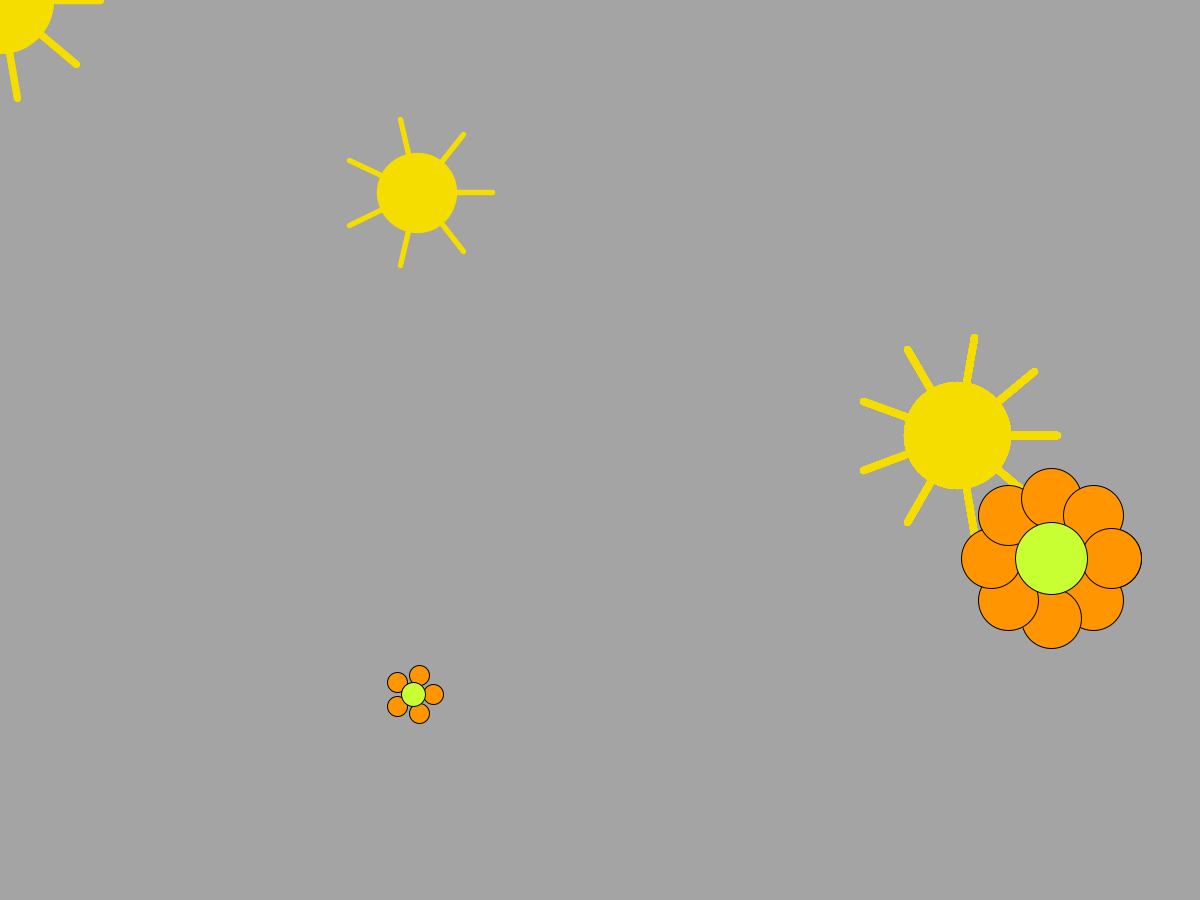
Frame 1 (no input)
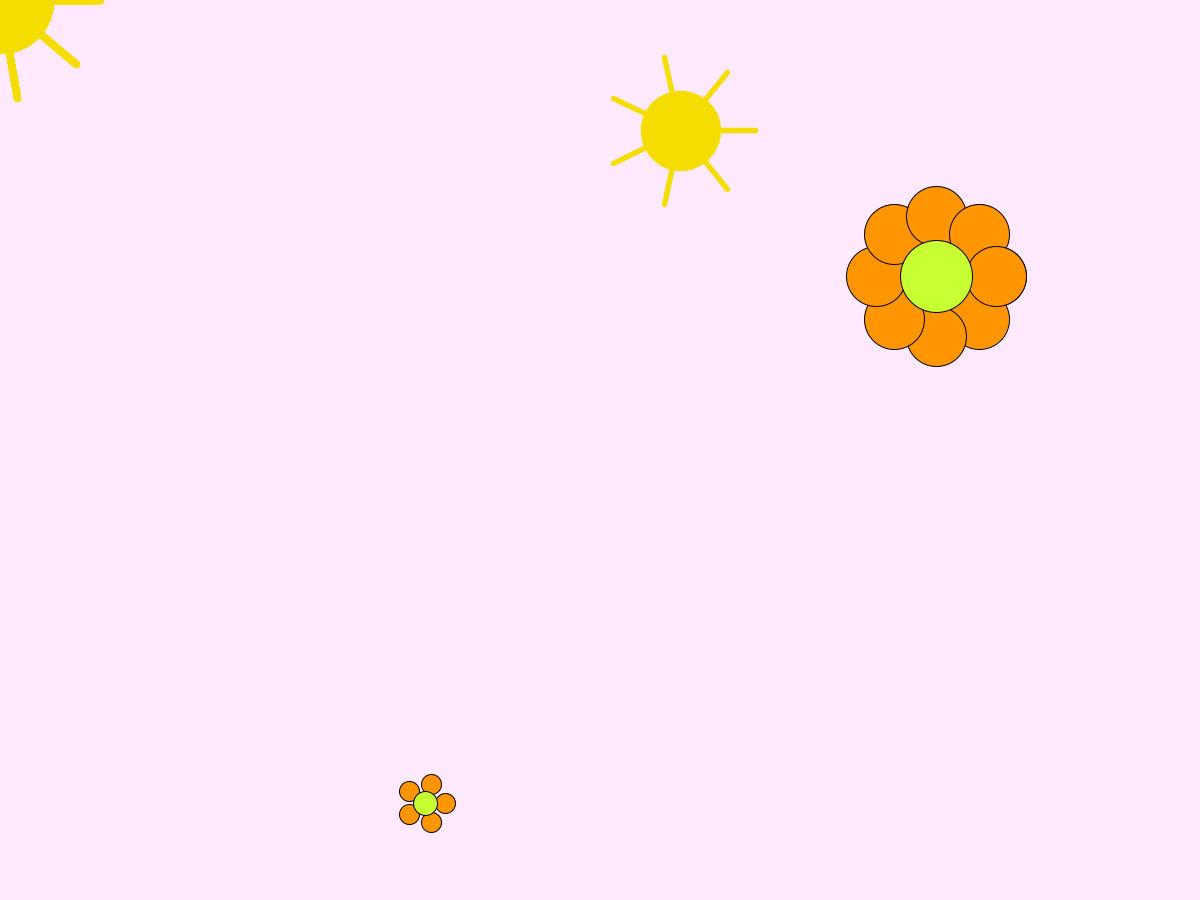
Frame 60 (the mouse pressed at the canvas centre just before this capture)
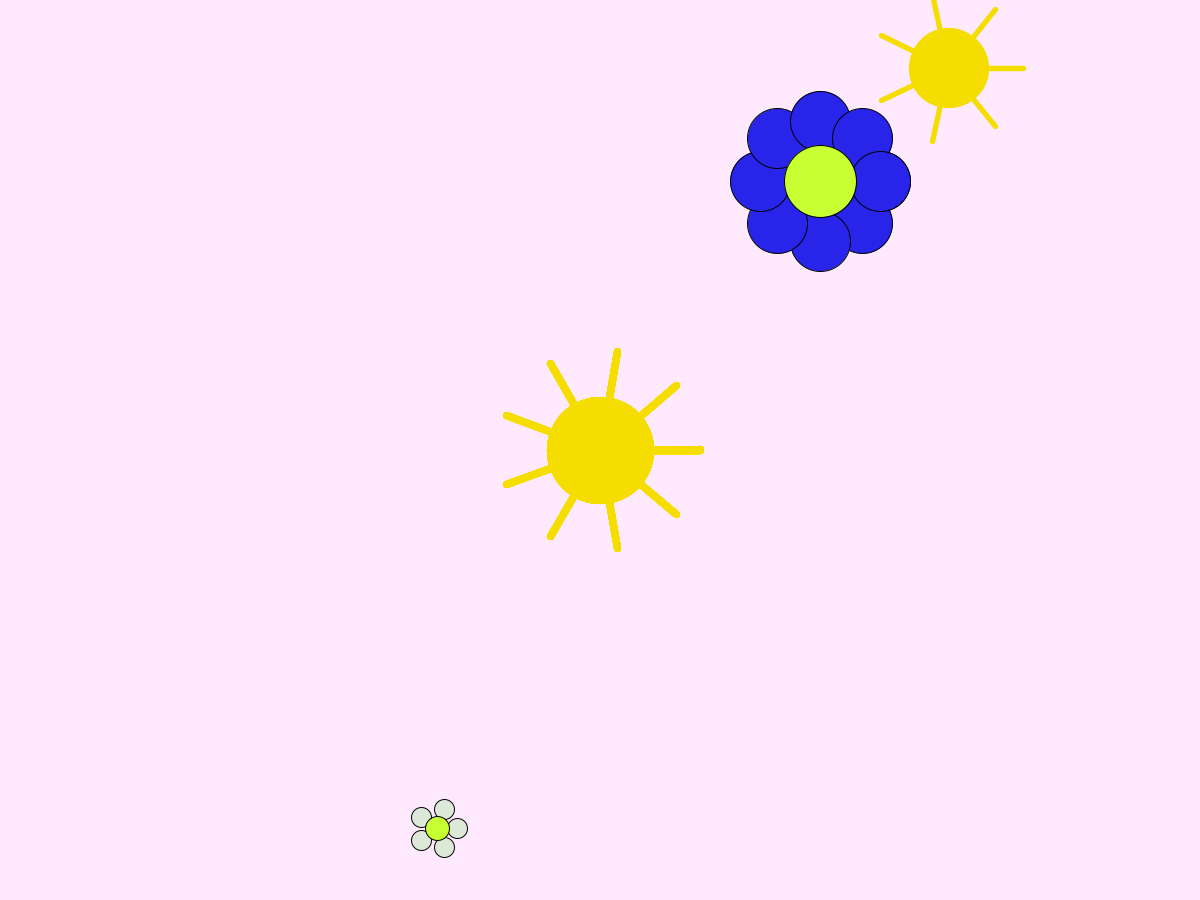
Frame 120 (the mouse held since frame 60 and released just before this capture)

The Processing sketch that drew these frames (run headless with seeded random() and noise(); from frame 60 on, the mouse is pressed at the canvas centre):

// Processing sketch: Classes
// ── Classes.pde
// Array for classes
Flower[] Flowers = new Flower[10];    // Laver et Flowers array som indeholder Flower-classen
Sun[] Suns = new Sun[10];    // Laver et Suns array som indeholder Sun-classen

// Array for diverse integer variabler. Der bliver oplyst inde i selve {} hvilke værdier de første variabler skal foretage sig.
int[] FlowerRadius = { 60, 20, 40, 50 };
int[] SunRadius = {100, 75};  
int[] Petals = {8, 5, 10};   
int[] Rays = {9, 7, 8};    

// Array for diverse float variabler. Der bliver oplyst inde i selve {} hvilke værdier de første variabler skal foretage sig.
float[] Colour = {random(0, 255), random(0, 255)};

int num = 20;
Sun[] SunTrail;    // Laver et array SunTrail som indeholder classen Sun, der er dog ikke blevet specificeret hvor mange.

void setup() {    // Her bliver tingene kun "tegnet" 1 gang.
  size (1200, 900);    // Størrelsen på lærred / vinduet der bliver lavet.

  // Lokale float arrays
  float[] xPosition = {random(100, width - 100), random(200, width - 100), random(100, width - 100), random(100, width - 100)};
  float[] yPosition = {random(100, width - 100), random(200, width - 100), random(100, width - 100), random(100, width - 100)};

  // Lokale float variabler
  int pc = #FF9500;
  int sc = #F5DD00;
  int rc = #F5DD00;

  // Specificere hvilke værdier og variabler diverse Flower i Flowers-array skal have. Hvis ikke oplyst er default 0.
  Flowers[0] = new Flower(FlowerRadius[0], Petals[0], xPosition[0], yPosition[0], pc);
  Flowers[1] = new Flower(FlowerRadius[1], Petals[1], xPosition[1], yPosition[1], pc);

  // Specificere hvilke værdier og variabler diverse Sun i Suns-array skal have. Hvis ikke værdi givet, er den defeault værdi 0.
  Suns[0] = new Sun(xPosition[2], yPosition[2], SunRadius[0], sc, rc, Rays[0]);
  Suns[1] = new Sun(xPosition[3], yPosition[3], SunRadius[1], sc, rc, Rays[1]);

  SunTrail = new Sun[50];    // Her giver jeg SunTrail arrayet et specifik nummer af Sun-class den skal lave.

  // Den Sun class som SunTrail indeholder, får alle en specific værdi.
  for (int i = 0; i < num; i++) {    // Et for loop hvor "i" får nogle værdier, den er lig 0 men også mindre end variablen num og den addere med sig selv hver gang "i++"
    SunTrail[i] = new Sun(xPosition[2], yPosition[2], SunRadius[0], sc, rc, Rays[0]);    // Fortæller at hver eneste gang SunTrail[i] bliver fremkaldt, så har de disse oplyste værdier.
  }
}

void draw() {
  background(#FFE9FF);    // Canvas farve

  // Float variabler for distancen for (x, y) mellem classen i Suns-arrayet og classen i Flowers-arrayet.
  float DistanceBetweenClass0 = dist(Suns[0].x, Suns[0].y, Flowers[0].x, Flowers[0].y);
  float DistanceBetweenClass0And1 = dist(Suns[0].x, Suns[0].y, Flowers[1].x, Flowers[1].y);

  // Float variabler for hitbox mellem Suns[0] og diverse Flower classes i Flowers-arrayet. Dette gøres ved udregnelse af deres radius.
  float Suns0AndFlower0 = Suns[0].r + Flowers[0].r;
  float Suns0AndFlower1 = Suns[0].r + Flowers[1].r;

  // If funktion for hvad der skal ske når Suns[0] overlapper med diverse classes i Flowers-arrayet
  if ( DistanceBetweenClass0 <= Suns0AndFlower0) {    // Hvis distancen mellem Suns[0].x og y + Flowers[0].x og y, er mindre eller lig med Suns[0] + Flowers[0] radius, så skal der ske noget
    background(Colour[0]);
  } else if ( DistanceBetweenClass0And1 <= Suns0AndFlower1 ) {    // Hvis distancen mellem Suns[0].x og y + Flowers[1].x og y, er mindre eller lig med Suns[0] + Flowers[1] radius, så skal der ske noget
    background(Colour[1]);
  }

  for (int i = num - 1; i > 0; i--) {    // Et for loop som siger at i = variablen num - 1, mens i er større end 0 og at i hver gang bliver 1 mindre "i--"
    SunTrail[i].x = SunTrail[i - 1].x;    // Denne linje fortæller at hver eneste SunTrail[i].x position, er lig med SunTrail[i - 1].x position. 
    SunTrail[i].y = SunTrail[i - 1].y;    // Denne linje fortæller at hver eneste SunTrail[i].y position, er lig med SunTrail[i - 1].y position.
  }    // Eksempelvis at når SunTrail[42] bliver lavet, så har den en (x, y). Dens (x, y)-værdi bliver 1 mindre: SunTrail[42] = (92, 100) så vil SunTrail[41] = (91, 99) osv.

  SunTrail[0].x = mouseX;    // Giver den første class i SunTrail-arrayet dens x-værdi
  SunTrail[0].y = mouseY;    // Giver den første class i SunTrail-arrayet dens y-værdi

  for (int i = 0; i < num; i++) {    // Et for loop hvor "i" får nogle værdier, den er lig 0 men også mindre end variablen num og den addere med sig selv hver gang "i++"
    SunTrail[i].display();    // Hver eneste class i SunTrail-arrayet bliver koblet sammen med funktionen display.
  }


  // Sammensætning af diverse classes, dette giver dem de forskellige funktioner som de er koblet sammen med.
  Suns[0].MousePosition();
  Suns[0].display();
  Suns[0].overlap(Suns[1]);

  Suns[1].display();
  Suns[1].bounce();
  Suns[1].move();
  Suns[1].overlap(Suns[0]);


  Flowers[0].display();
  Flowers[0].move();
  Flowers[0].bounce();
  Flowers[0].ColorChange();
  Flowers[0].overlaps(Flowers[1]);

  Flowers[1].display();
  Flowers[1].move();
  Flowers[1].bounce();
  Flowers[1].ColorChange();
  Flowers[1].overlaps(Flowers[0]);
}

void mouseClicked() {    // Funktion for hvad der skal ske når man klikker på musen
  Flowers[0].reset();  // reset funktionen bliver aktiv
  Flowers[1].reset();  // reset funktionen bliver aktiv
  Suns[1].reset();  // reset funktionen bliver aktiv
}

// ── FlowerClass.pde
class Flower {

  // Float variabler
  float r;
  float x; 
  float y;
  float SpeedX = random(-5, 10);
  float SpeedY = random(-5, 10);
  Flower lastCollision;

  // Integer variabler
  int n_petals;
  int petalColor;

  Flower(float temp_r, int temp_n_petals, float temp_x, float temp_y, int temp_petalColor) {    // Template for flower klassen
    r = temp_r;
    n_petals = temp_n_petals;
    x = temp_x;
    y = temp_y;
    petalColor = temp_petalColor;
  }

  void display () {    // Fortæller hvad der skal vises når display funktionen bliver kaldt

    // Lokale float variabler
    float CenterX;
    float CenterY;  

    stroke(0);
    strokeWeight(1);
    fill(petalColor);    // Farven for bladende
    for (float i=0; i<PI * 2; i += 2 * PI / n_petals) {    // Array for bladende
      CenterX = x + r*cos(i);
      CenterY = y + r*sin(i);

      ellipse(CenterX, CenterY, r, r);
    }

    fill(200, 255, 50);
    ellipse(x, y, r * 1.2, r * 1.2);
  }

  // Der laves en move class.
  void move() {    // Class for at give bevægelse til x og y koordinatet
    x += SpeedX;
    y += SpeedY;
  }

  float bounce() {    // Bounce funktion som afgrænser hvad der skal ske når x og y koordinaterne når siderne
    if (x >= width - 1.5 * r || x <= 0 + 1.5 * r) {    // If funktion for hvad der sker når X-koordinaterne rammer siderne
      SpeedX *= -1;    // Hastigheden på SpeedX når funktionen er opfyldt
    }
    if (y >= height - 1.5 * r || y <= 0 + 1.5 * r) {    // If funktion for hvad der sker når Y-koordinaterne rammer siderne
      SpeedY *= -1;    // Hastigheden på SpeedY når funktionen er opfyldt
    }
    return SpeedX;
  }

  void ColorChange() {    // Class for at blomsterne skifter farver når de rammer en af siderne
    if (x >= width - 1.5 * r || x <= 0 + 1.5 * r) {
      petalColor = int(random(#000000, #FFFFFF));    // Hver gang den rammer siderne, ændres farverne
    }
    if (y >= height - 1.5 * r || y <= 0 + 1.5 * r) {
      petalColor = int(random(#000000, #FFFFFF));    // Hver gang den rammer siderne, ændres farverne
    }
  }

  boolean overlaps(Flower other) {    // Overlap boolean, som skal beskrive hvad der sker når diverse classes overlapper hinanden
    float d = dist(x, y, other.x, other.y);    // Giver distance sin egen varaibel
    if ( d <= this.r + this.r/2 + other.r + other.r/2 ) {    // Overlapning bliver beregnet ud fra centrum, hvis den tegnede radius + den anden tegnede radius distance fra hinanden er mindre end d, så skal de skubbes væk.
      petalColor = int(random(#000000, #FFFFFF));    // Farven skiftes på bladende når en blomst kollidere med en anden blomst
      SpeedX *= -1;    // Hastigheden på blomsten bliver omvendt og giver illusionen at objektet kollidere med hinanden
      SpeedY *= -1;    // Hastigheden på blomsten bliver omvendt og giver illusionen at objektet kollidere med hinanden
    }
    return true;
  }

  void reset() {    // Funktionen beskriver hvad der skal ske når reset bliver kaldt
    x = random(100, width - 100);    // Blomsternes X-værdi bliver til random imellem 100 til 1400
    y = random(100, width - 100);    // BLomsternes Y-værdi bliver til random imellem 100 til 1400
    SpeedX = random(-5, 10);    // Hastigheden på SpeedX bliver random imellem -5 til 10
    SpeedY = random(-5, 10);    // Hastigheden på SpeedY bliver random imellem -5 til 10
    petalColor = #FF9500;    // Farven på petalColor
  }
}

// ── SunClass.pde
class Sun {

  // Globale Float variabler for sun
  float r;
  float x; 
  float y;
  float SpeedX = random(-5, 5);
  float SpeedY = random(-5, 5);

  // Gkibale Integer variabler for sun
  int rayColour;
  int sc;
  int n_rays;

  Sun(float temp_x, float temp_y, float temp_size, int temp_colour, int temp_rayColour, int temp_n_rays) {    // Skabelon for sun class
    x = temp_x;
    y = temp_y;
    r = temp_size;
    sc = temp_colour;
    rayColour = temp_rayColour;
    n_rays = temp_n_rays;
  }

  void display() {    // Hvilke ting display funktionen skal indeholde

    // Lokale variabler
    float CenterX;
    float CenterY;

    stroke(rayColour);    // Farve på strålerne
    strokeWeight(r/14);    // Tykkelsen på linjerne
    strokeCap(ROUND);    // Formen på endelsen af linjen
    for (float i=0; i<PI*2; i+=2*PI/n_rays) {    // Array for strålerne
      CenterX = x + r*cos(i);
      CenterY = y + r*sin(i);

      line(CenterX, CenterY, this.x, this.y);    // Line kommandoen for at tegne linjerne
    }
    fill(sc);    // Farven for sc = sun colour
    ellipse(x, y, this.r, this.r);    // Objektets form
  }

  void MousePosition() {    // Void til at give den mulige sammensatte class en position som følger musens x, y
    x = mouseX;
    y = mouseY;
  }

  boolean overlap(Sun other) {    // Overlap boolean, som skal beskrive hvad der sker når diverse classes overlapper hinanden
    float d = dist(x, y, other.x, other.y);    // Float som beskriver distancen mellem x, y og det andet objekts x, y
    if ( d <= r + other.r) {    // If funktion som siger at hvis distancen d er mindre end radius + radius af andet objekt, så skal der ske noget
      sc = #FF1500;    // SC som er farven for sunColour bliver lavet om til rød når classes overlapper
      return true;
    } else {
      sc = #F5DD00;    // SC som er farven for sunColour bliver lave tom til rød når classes overlapper 
      return false;
    }
  }

  void move() {    // Hvilke ting der skal gælde når move funktionen bliver læst
    x += SpeedX;
    y += SpeedY;
  }

  void bounce() {    // Hvilke ting der skal gælde når bounce funktionen bliver læst
    if ( x >= width - r/2 || x <= 0 + r/2) {    // Hvad der skal ske når x rammer en af siderne
      SpeedX *= -1;
    }
    if ( y >= height - r/2 || y <= 0 + r/2 ) {    // Hvad der skal ske når y rammer en af siderne
      SpeedY *= -1;
    }
  }

  void reset() {    // Hvilke ting der skal gælde når funktionen reset bliver kaldt
    x = random (100, width - 100);    // X koordinat
    y = random (100, height - 100);    // Y koordinat
    SpeedX = random(-5, 5);    // Hastigheden på SpeedX
    SpeedY = random(-5, 5);    // Hastigheden på SpeedY
    rayColour = #F5DD00;    // Farven på rayColour
    sc = #F5DD00;    // Farven på sc
  }
}
